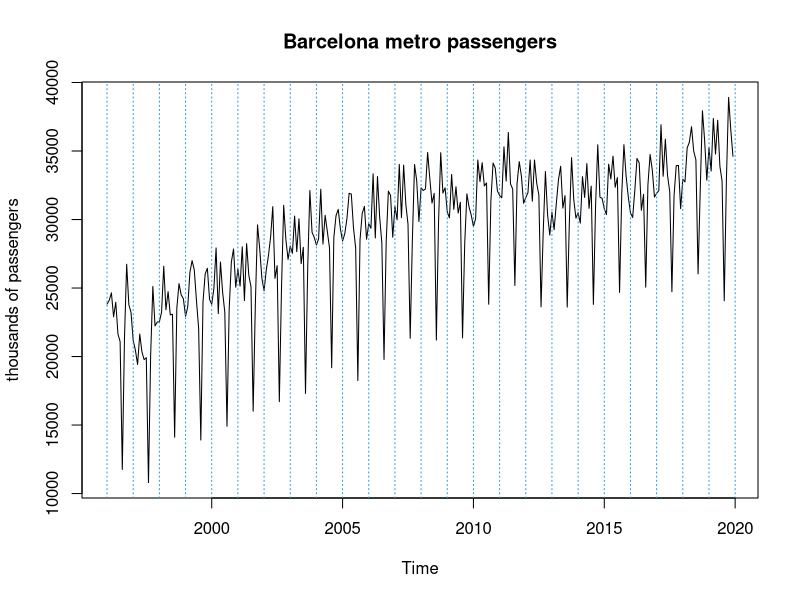

Generate this figure with R:
## ---- chunk 1
serie=window(ts(read.table("metro.dat"),start=1996,freq=12))
plot(serie,main="Barcelona metro passengers",ylab="thousands of passengers")
abline(v=1996:2020,lty=3,col=4)

